Frame 1 (no input): blank canvas, image omitted
Frame 60 (no input): blank canvas, image omitted
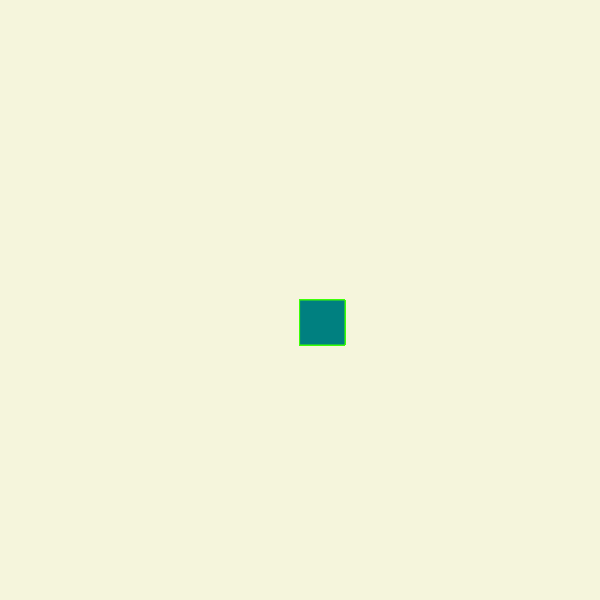
Frame 120 (the mouse pressed at the canvas centre since frame 60)

The p5.js sketch whose frames 1 and 60 were blank and that drew this single picture after the mouse press (run headless with seeded random() and noise() and a simulated clock; from frame 60 on, the mouse is pressed at the canvas centre):

// p5.js sketch
// ── sketch.js
function setup() {
  createCanvas(600, 600);
  background("beige");
}

function draw() {
  
  stroke("#3DFF06");
  fill("teal");
    
  
  // console.log (mouseIsPressed);
  
  if (mouseIsPressed) {
    
  rect(mouseX,mouseY,45,45);
  }
}
